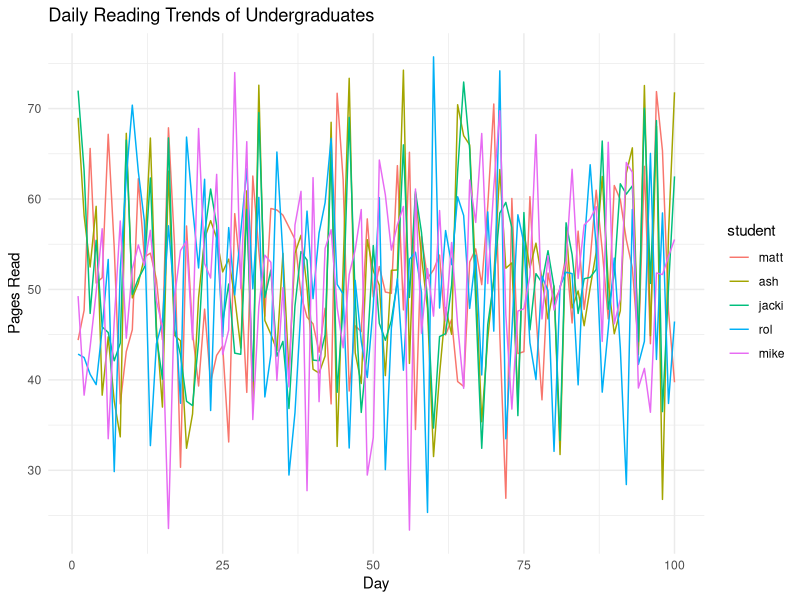

This chart was generated by the following R code:
## ---- chunk 1
set.seed(123) # For reproducibility

# Simulate the number of pages read by each undergraduate per day
days <- 100
matt <- rnorm(days, mean=50, sd=10)
ash <- rnorm(days, mean=50, sd=10)
jacki <- rnorm(days, mean=50, sd=10)
rol <- rnorm(days, mean=50, sd=10)
mike <- rnorm(days, mean=50, sd=10)

# Assuming Ash and Jacki are a couple, making Ash's readings positively correlated with Jacki's
ash <- jacki + rnorm(days, mean=0, sd=5)

# Combine into a data frame
readings <- data.frame(day=1:days, matt=matt, ash=ash, jacki=jacki, rol=rol, mike=mike)

#write a csv file
write.csv(readings, file = "readings.csv")

# Example tests - replace with your specific tests
# Test 1: Summary of readings by Matt
summary(readings$matt)

# Test 2: Correlation between Ash and Jacki
cor(readings$ash, readings$jacki)

# Test 3: Average pages read per day by all undergraduates
colMeans(readings[,-1])

# Test 4: Days with more than 60 pages read by Matt
length(which(readings$matt > 60))

# Test 5: Linear model of Ash's readings as a function of Jacki's
lm_ash_jacki <- lm(ash ~ jacki, data=readings)
summary(lm_ash_jacki)

## ---- chunk 2
#Graph
library(ggplot2)

# Melting the data for use with ggplot
library(reshape2)
readings_melted <- melt(readings, id.vars="day", variable.name="student", value.name="pages")

# Plotting
ggplot(readings_melted, aes(x=day, y=pages, color=student)) +
  geom_line() +
  labs(title="Daily Reading Trends of Undergraduates", x="Day", y="Pages Read") +
  theme_minimal()

